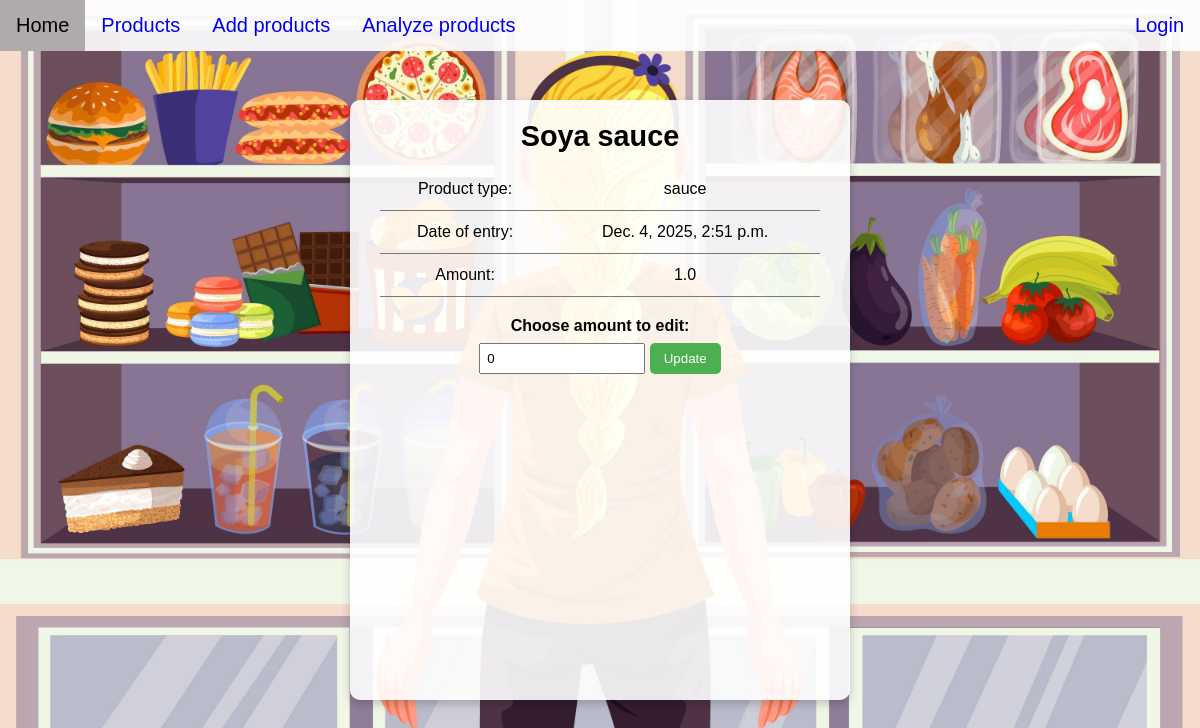
The app's page /tracker/6/ with its own data.
### tracker/models.py (models this page shows, shortened)
class Product(models.Model):
    product_name = models.CharField(max_length=200)
    product_type = models.CharField(max_length=200)
    entry_date = models.DateTimeField("Upload date")
    amount = models.FloatField(default=0)

### tracker/views.py (the view)
# urls.py: path("<int:pk>/", views.DetailView.as_view(), name="detail"),
class DetailView(generic.DetailView):
    model = Product
    template_name = "tracker/detail.html"

### tracker/templates/tracker/detail.html (shortened to what this page needs)
{% extends "base.html" %}
{% load static %}
{% block content %}
<div class="box">
    <header>{{ product.product_name }}</header>
    <table class="detail-table">
        <tr>
            <td class="label">Product type:</td>
            <td>{{ product.product_type }}</td>
        </tr>
        <tr>
            <td class="label">Date of entry:</td>
            <td>{{ product.entry_date }}</td>
        </tr>
        <tr>
            <td class="label">Amount:</td>
            <td>{{ product.amount }}</td>
        </tr>
    </table>
    <form action="{% url 'tracker:modify' product.id %}" method="post" class="edit-form">
        <label for="amount">Choose amount to edit:</label>
        <input type="number" id="amount" name="amount" value="0">
        <input type="submit" value="Update">
    </form>
</div>
{% endblock %}

### tracker/static/tracker/style.css (style rules this page uses)
body { margin: 0; font-family: Arial, sans-serif; background: url("images/background.jpg") no-repeat center center fixed; background-size: cover; display: flex; justify-content: center; align-items: center; height: 100vh; }
.box { background: rgba(255, 255, 255, 0.9); padding: 20px 30px; border-radius: 10px; box-shadow: 0 4px 10px rgba(0,0,0,0.2); box-sizing: border-box; width: 500px; height: 600px; text-align: center; display: flex; flex-direction: column; }
header { font-size: 1.8rem; font-weight: bold; margin-bottom: 15px; }
table { width: 100%; border-collapse: collapse; color: black; }
td, tr { border-bottom: 1px solid #7a7979; padding: 12px; }
.edit-form { margin-top: 20px; }
.edit-form label { display: block; font-weight: bold; margin-bottom: 8px; }
.edit-form input[type="number"] { width: 150px; padding: 6px; margin-bottom: 12px; }
.edit-form input[type="submit"] { padding: 8px 14px; border: none; border-radius: 5px; background: #4CAF50; color: white; cursor: pointer; }

### records on screen
Product: product_name "Soya sauce", product_type "sauce", entry_date "Dec. 4, 2025, 2:51 p.m.", amount "1.0"
